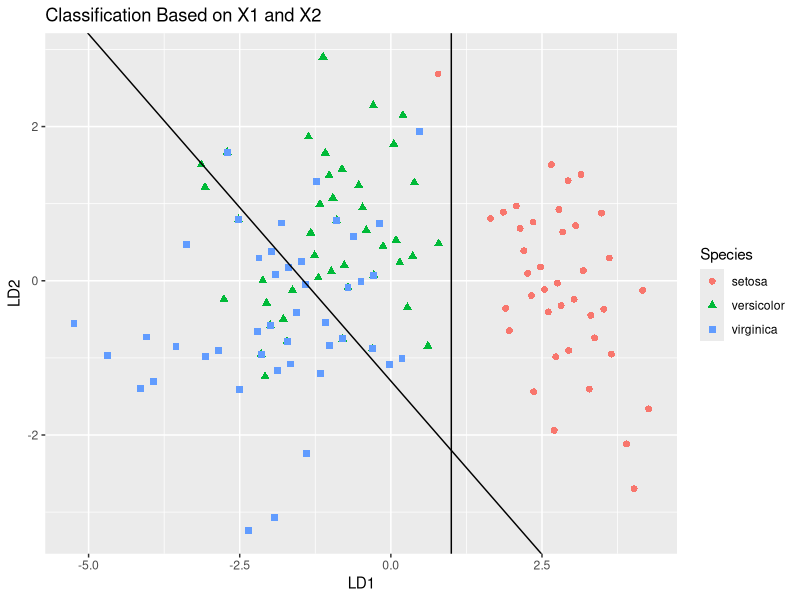
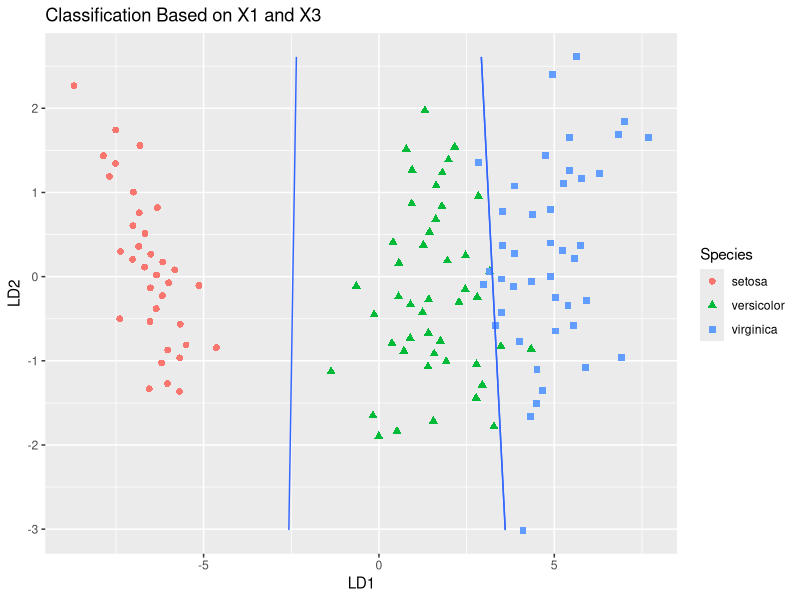
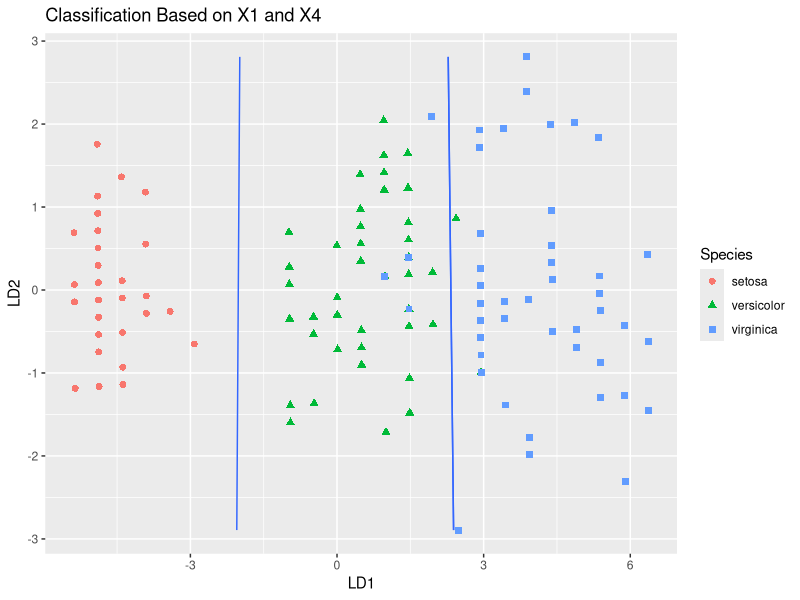
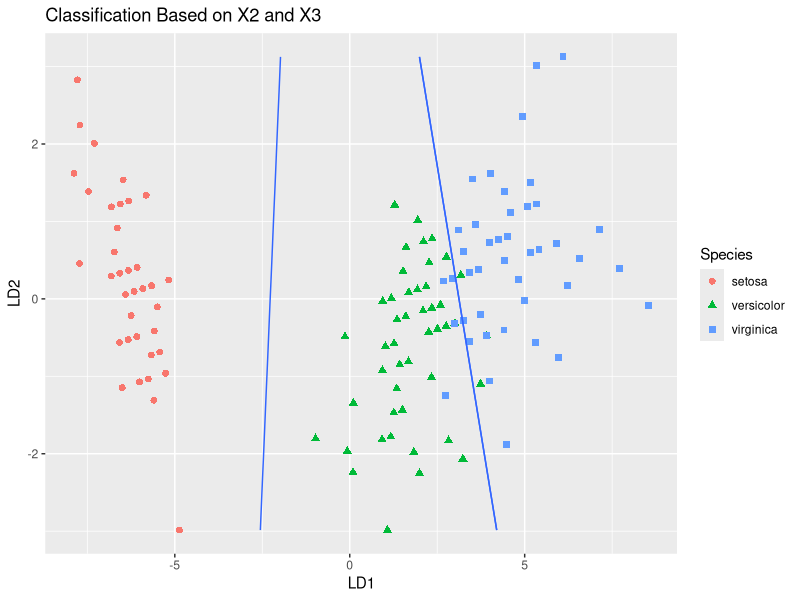
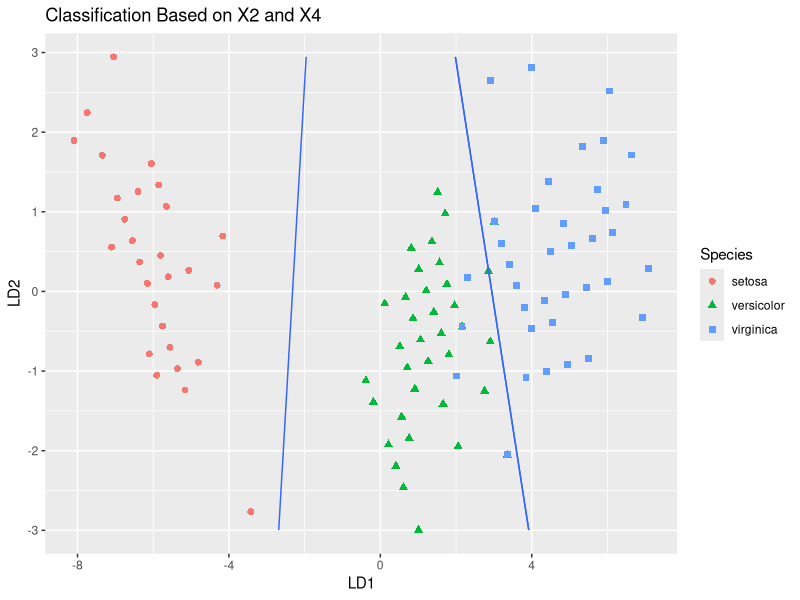
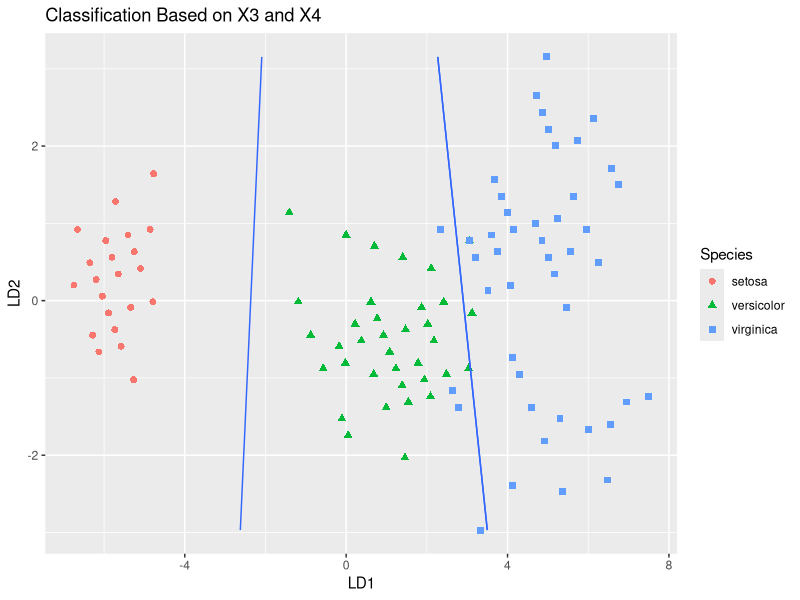

The R script that drew these images, in order:
#######################12
library(MASS)
library(tidyverse)
library(ggplot2)
Data=iris
traindata=Data
testdata=Data
Test=testdata[,1:2]
newdf <- data.frame(Sepal.Length=Test[,1],Sepal.Width=Test[,2])
r1=lda(Species ~ Sepal.Length + Sepal.Width,data=traindata)
r2=predict(object=r1,newdf)
T=table(testdata[,5],r2$class)
T
misclaserror=1-sum(diag(T))/sum(T)
misclaserror
datPred<-data.frame(Species=testdata$Species,r2$x) #create data.frame
r3 <- lda(datPred[,2:3], datPred[,1])
x <- seq(min(datPred[,2]), max(datPred[,2]), length.out=150)
y <- seq(min(datPred[,3]), max(datPred[,3]), length.out=150)
Xcon <- matrix(c(rep(x,length(y)),
                 rep(y, rep(length(x), length(y)))),,2)
r3.pr1 <- predict(r3, Xcon)$post[, c("setosa","virginica")] %*% c(1,1) 
r3.pr2 <- predict(r3, Xcon)$post[, c("setosa","versicolor")] %*% c(1,1)
pr3<-data.frame(x=rep(x, length(y)), y=rep(y, each=length(x)), 
                z1=as.vector(r3.pr1), z2=as.vector(r3.pr2))
ggplot(datPred, aes(x=LD1, y=LD2) ) + 
  geom_point(size = 2, aes(pch = Species,  col=Species)) +
  labs(title="Classification Based on X1 and X2")+
  geom_vline(xintercept=1)+
  geom_abline(intercept = -1.3, slope = -.9)
###################################### 22(13)
##########################
library(MASS)
library(tidyverse)
library(ggplot2)
Data=iris
traindata=Data
testdata=Data
Test=testdata[,c(1,3)]
newdf <- data.frame(Sepal.Length=Test[,1],Petal.Length=Test[,2])
r1=lda(Species ~ Sepal.Length + Petal.Length,data=traindata)
r2=predict(object=r1,newdf)
T=table(testdata[,5],r2$class)
T
misclaserror=1-sum(diag(T))/sum(T)
misclaserror
datPred<-data.frame(Species=testdata$Species,r2$x) #create data.frame
r3 <- lda(datPred[,2:3], datPred[,1])
x <- seq(min(datPred[,2]), max(datPred[,2]), length.out=150)
y <- seq(min(datPred[,3]), max(datPred[,3]), length.out=150)
Xcon <- matrix(c(rep(x,length(y)),
                 rep(y, rep(length(x), length(y)))),,2)
r3.pr1 <- predict(r3, Xcon)$post[, c("setosa","versicolor")] %*% c(1,1) 
r3.pr2 <- predict(r3, Xcon)$post[, c("virginica","setosa")] %*% c(1,1)
pr3<-data.frame(x=rep(x, length(y)), y=rep(y, each=length(x)), 
                z1=as.vector(r3.pr1), z2=as.vector(r3.pr2))
ggplot(datPred, aes(x=LD1, y=LD2) ) + 
  geom_point(size = 2, aes(pch = Species,  col=Species)) +
  geom_contour(data=pr3, aes(x=x, y=y, z=z1), breaks=c(0,.5)) + 
  geom_contour(data=pr3, aes(x=x, y=y, z=z2), breaks=c(0,.5))+
  labs(title="Classification Based on X1 and X3")
############################23(14)
library(MASS)
library(tidyverse)
library(ggplot2)
Data=iris
traindata=Data
testdata=Data
Test=testdata[,c(1,4)]
newdf <- data.frame(Sepal.Length=Test[,1],Petal.Width=Test[,2])
r1=lda(Species ~ Sepal.Length + Petal.Width,data=traindata)
r2=predict(object=r1,newdf)
T=table(testdata[,5],r2$class)
T
misclaserror=1-sum(diag(T))/sum(T)
misclaserror
datPred<-data.frame(Species=testdata$Species,r2$x) #create data.frame
r3 <- lda(datPred[,2:3], datPred[,1])
x <- seq(min(datPred[,2]), max(datPred[,2]), length.out=150)
y <- seq(min(datPred[,3]), max(datPred[,3]), length.out=150)
Xcon <- matrix(c(rep(x,length(y)),
                 rep(y, rep(length(x), length(y)))),,2)
r3.pr1 <- predict(r3, Xcon)$post[, c("setosa","versicolor")] %*% c(1,1) 
r3.pr2 <- predict(r3, Xcon)$post[, c("virginica","setosa")] %*% c(1,1)
pr3<-data.frame(x=rep(x, length(y)), y=rep(y, each=length(x)), 
                z1=as.vector(r3.pr1), z2=as.vector(r3.pr2))
ggplot(datPred, aes(x=LD1, y=LD2) ) + 
  geom_point(size = 2, aes(pch = Species,  col=Species)) +
  geom_contour(data=pr3, aes(x=x, y=y, z=z1), breaks=c(0,.5)) + 
  geom_contour(data=pr3, aes(x=x, y=y, z=z2), breaks=c(0,.5))+
  labs(title="Classification Based on X1 and X4")
#############################24(23)
library(MASS)
library(tidyverse)
library(ggplot2)
Data=iris
traindata=Data
testdata=Data
Test=testdata[,c(2,3)]
newdf <- data.frame(Sepal.Width=Test[,1],Petal.Length=Test[,2])
r1=lda(Species ~ Sepal.Width + Petal.Length,data=traindata)
r2=predict(object=r1,newdf)
T=table(testdata[,5],r2$class)
T
misclaserror=1-sum(diag(T))/sum(T)
misclaserror
datPred<-data.frame(Species=testdata$Species,r2$x) #create data.frame
r3 <- lda(datPred[,2:3], datPred[,1])
x <- seq(min(datPred[,2]), max(datPred[,2]), length.out=150)
y <- seq(min(datPred[,3]), max(datPred[,3]), length.out=150)
Xcon <- matrix(c(rep(x,length(y)),
                 rep(y, rep(length(x), length(y)))),,2)
r3.pr1 <- predict(r3, Xcon)$post[, c("setosa","versicolor")] %*% c(1,1) 
r3.pr2 <- predict(r3, Xcon)$post[, c("virginica","setosa")] %*% c(1,1)
pr3<-data.frame(x=rep(x, length(y)), y=rep(y, each=length(x)), 
                z1=as.vector(r3.pr1), z2=as.vector(r3.pr2))
ggplot(datPred, aes(x=LD1, y=LD2) ) + 
  geom_point(size = 2, aes(pch = Species,  col=Species)) +
  geom_contour(data=pr3, aes(x=x, y=y, z=z1), breaks=c(0,.5)) + 
  geom_contour(data=pr3, aes(x=x, y=y, z=z2), breaks=c(0,.5))+
  labs(title="Classification Based on X2 and X3")
#############################################25(24)
library(MASS)
library(tidyverse)
library(ggplot2)
Data=iris
traindata=Data
testdata=Data
Test=testdata[,c(2,4)]
newdf <- data.frame(Sepal.Width=Test[,1],Petal.Width=Test[,2])
r1=lda(Species ~ Sepal.Width + Petal.Width,data=traindata)
r2=predict(object=r1,newdf)
T=table(testdata[,5],r2$class)
T
misclaserror=1-sum(diag(T))/sum(T)
misclaserror
datPred<-data.frame(Species=testdata$Species,r2$x) #create data.frame
r3 <- lda(datPred[,2:3], datPred[,1])
x <- seq(min(datPred[,2]), max(datPred[,2]), length.out=150)
y <- seq(min(datPred[,3]), max(datPred[,3]), length.out=150)
Xcon <- matrix(c(rep(x,length(y)),
                 rep(y, rep(length(x), length(y)))),,2)
r3.pr1 <- predict(r3, Xcon)$post[, c("setosa","versicolor")] %*% c(1,1) 
r3.pr2 <- predict(r3, Xcon)$post[, c("virginica","setosa")] %*% c(1,1)
pr3<-data.frame(x=rep(x, length(y)), y=rep(y, each=length(x)), 
                z1=as.vector(r3.pr1), z2=as.vector(r3.pr2))
ggplot(datPred, aes(x=LD1, y=LD2) ) + 
  geom_point(size = 2, aes(pch = Species,  col=Species)) +
  geom_contour(data=pr3, aes(x=x, y=y, z=z1), breaks=c(0,.5)) + 
  geom_contour(data=pr3, aes(x=x, y=y, z=z2), breaks=c(0,.5))+
  labs(title="Classification Based on X2 and X4")
#############################################26(34)
library(MASS)
library(tidyverse)
library(ggplot2)
Data=iris
traindata=Data
testdata=Data
Test=testdata[,c(3,4)]
newdf <- data.frame(Petal.Length=Test[,1],Petal.Width=Test[,2])
r1=lda(Species ~ Petal.Length + Petal.Width,data=traindata)
r2=predict(object=r1,newdf)
T=table(testdata[,5],r2$class)
T
misclaserror=1-sum(diag(T))/sum(T)
misclaserror
datPred<-data.frame(Species=testdata$Species,r2$x) #create data.frame
r3 <- lda(datPred[,2:3], datPred[,1])
x <- seq(min(datPred[,2]), max(datPred[,2]), length.out=150)
y <- seq(min(datPred[,3]), max(datPred[,3]), length.out=150)
Xcon <- matrix(c(rep(x,length(y)),
                 rep(y, rep(length(x), length(y)))),,2)
r3.pr1 <- predict(r3, Xcon)$post[, c("setosa","versicolor")] %*% c(1,1) 
r3.pr2 <- predict(r3, Xcon)$post[, c("virginica","setosa")] %*% c(1,1)
pr3<-data.frame(x=rep(x, length(y)), y=rep(y, each=length(x)), 
                z1=as.vector(r3.pr1), z2=as.vector(r3.pr2))
ggplot(datPred, aes(x=LD1, y=LD2) ) + 
  geom_point(size = 2, aes(pch = Species,  col=Species)) +
  geom_contour(data=pr3, aes(x=x, y=y, z=z1), breaks=c(0,.5)) + 
  geom_contour(data=pr3, aes(x=x, y=y, z=z2), breaks=c(0,.5))+
  labs(title="Classification Based on X3 and X4")

